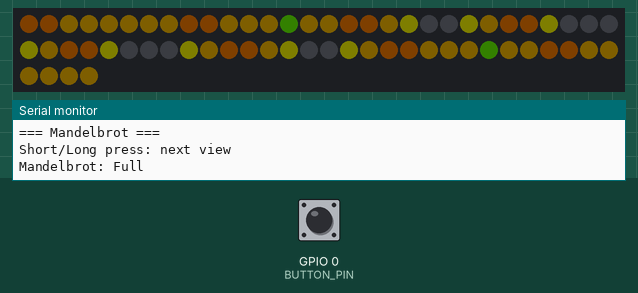
This sketch was run on a simulated ESP8266 (NodeMCU). Shown: 64 RGB LEDs in strip order, left to right, continuing on the next row, the last lines printed to the serial monitor. The test bench sets the inputs (shaded band); at power-on: GPIO 0 (BUTTON_PIN) HIGH. Dim RGB values are drawn brighter than linear.

Above: at 1.7 s.
1.8 s: GPIO 0 (BUTTON_PIN) pulled LOW for 0.15 s
2.5 s: GPIO 0 (BUTTON_PIN) pulled LOW for 1 s
At 3.2 s:
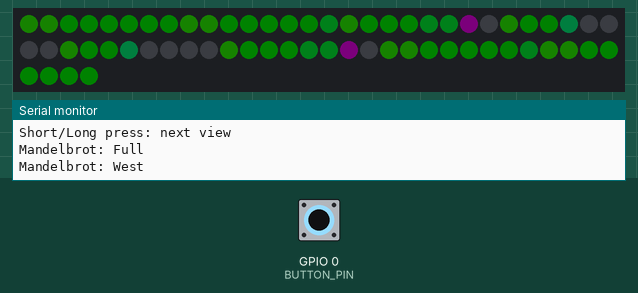
4.1 s: GPIO 0 (BUTTON_PIN) pulled LOW for 0.15 s
At 4.72 s:
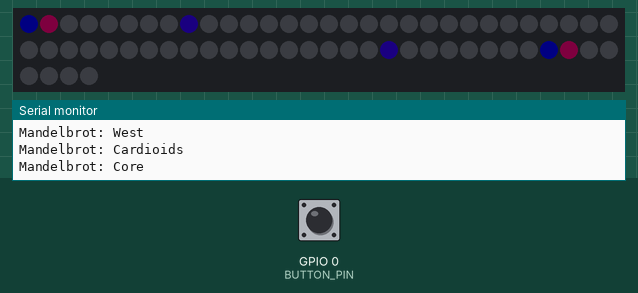
4.8 s: GPIO 0 (BUTTON_PIN) pulled LOW for 3.2 s
At 6.44 s:
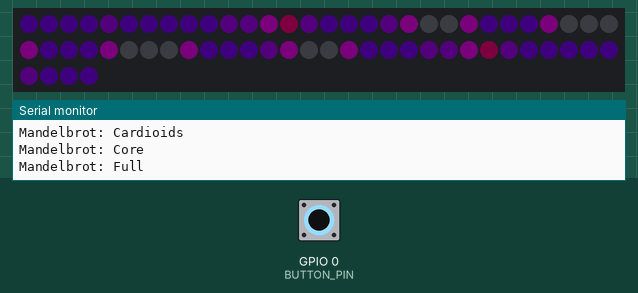
At 7.32 s:
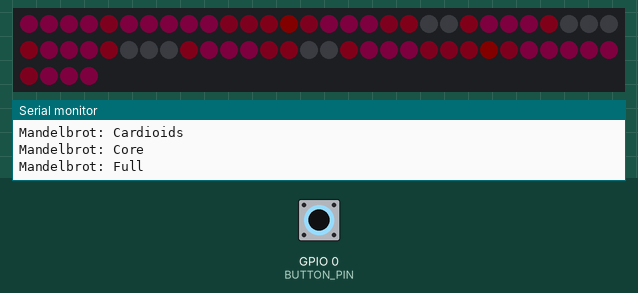

Measured:
- after the input at 4.1 s, the LEDs: first differ from a run without the input after 0.16 s (image 2 shows a later state)

The sketch:

esp_mandelbrot.ino
```cpp
#include <FastLED.h>

// ── Config ────────────────────────────────────────────────────────────────────

#define LED_PIN    2
#define NUM_LEDS   64
#define BRIGHTNESS 10
#define BUTTON_PIN 0   // GPIO0 — the FLASH button

CRGB leds[NUM_LEDS];

// ── Mandelbrot ────────────────────────────────────────────────────────────────
//
//  Precomputed on 8×8.  Four views cycle every MAND_VIEW_MS seconds.
//  Boundary pixels animate with a slowly rotating rainbow hue so the
//  iteration-count contours flow with color.  Inside-set pixels stay black.
//
//  Note: ESP8266 has no FPU so floats are software-emulated, but 64 pixels
//  × 48 iterations takes only a few milliseconds — recompute is imperceptible.
//
//  Short press: advance to next view immediately.
//  Long press (>= 1500ms): same.

#define MAND_MAX_ITER 48
#define MAND_VIEW_MS  15000   // ms per view before auto-cycling
#define MAND_HUE_MS   60      // ms between color steps

struct MandView { float reMin, reMax, imMin, imMax; const char* name; };

static const MandView MAND_VIEWS[] = {
    {-2.5f,  1.0f, -1.25f,  1.25f, "Full"},
    {-2.2f, -0.4f, -1.0f,   1.0f,  "West"},
    {-1.0f,  0.4f, -0.75f,  0.75f, "Cardioids"},
    {-0.72f, 0.28f,-0.55f,  0.55f, "Core"},
};
#define MAND_NUM_VIEWS 4

uint8_t mandIter[64];
static unsigned long lastHueMs   = 0;
static unsigned long viewStartMs = 0;
static uint8_t  hue     = 0;
static int      viewIdx = 0;

void mandCompute(int vi) {
    const MandView& v = MAND_VIEWS[vi];
    for (int r = 0; r < 8; r++) {
        float im = v.imMax - (r / 7.0f) * (v.imMax - v.imMin);
        for (int c = 0; c < 8; c++) {
            float re = v.reMin + (c / 7.0f) * (v.reMax - v.reMin);
            float zr = 0, zi = 0;
            uint8_t it = MAND_MAX_ITER;
            for (int i = 0; i < MAND_MAX_ITER; i++) {
                float zr2 = zr*zr - zi*zi + re;
                zi = 2.0f*zr*zi + im;
                zr = zr2;
                if (zr*zr + zi*zi > 4.0f) { it = i; break; }
            }
            mandIter[r*8+c] = it;
        }
    }
    Serial.printf("Mandelbrot: %s\n", MAND_VIEWS[vi].name);
}

void nextView() {
    viewIdx = (viewIdx + 1) % MAND_NUM_VIEWS;
    viewStartMs = millis();
    mandCompute(viewIdx);
}

void runMandelbrot() {
    unsigned long now_ms = millis();

    if (now_ms - viewStartMs >= MAND_VIEW_MS) {
        nextView();
    }

    if (now_ms - lastHueMs < MAND_HUE_MS) { delay(10); return; }
    lastHueMs = now_ms;
    hue += 2;

    FastLED.clear();
    for (int i = 0; i < 64; i++) {
        if (mandIter[i] >= MAND_MAX_ITER) {
            leds[i] = CRGB::Black;
        } else {
            uint8_t h = hue + (uint8_t)(mandIter[i] * 5);
            leds[i] = CHSV(h, 255, 200);
        }
    }
    FastLED.show();
}

// ── Button ────────────────────────────────────────────────────────────────────

void checkButton() {
    static unsigned long pressedAt = 0;
    static bool wasDown            = false;
    static bool actionTaken        = false;

    bool down = (digitalRead(BUTTON_PIN) == LOW);

    if (down && !wasDown) {
        pressedAt   = millis();
        wasDown     = true;
        actionTaken = false;
    }

    if (down && !actionTaken && millis() - pressedAt >= 1500) {
        actionTaken = true;
        nextView();
    }

    if (!down && wasDown) {
        unsigned long held = millis() - pressedAt;
        wasDown = false;
        if (!actionTaken && held >= 50) {
            nextView();
        }
    }
}

// ── Setup / Loop ──────────────────────────────────────────────────────────────

void setup() {
    Serial.begin(115200);
    delay(500);
    Serial.println("\n=== Mandelbrot ===");
    Serial.println("Short/Long press: next view");

    pinMode(BUTTON_PIN, INPUT_PULLUP);

    FastLED.addLeds<WS2812B, LED_PIN, GRB>(leds, NUM_LEDS);
    FastLED.setBrightness(BRIGHTNESS);
    FastLED.clear();
    FastLED.show();

    viewStartMs = millis();
    mandCompute(0);
}

void loop() {
    checkButton();
    runMandelbrot();
}
```
